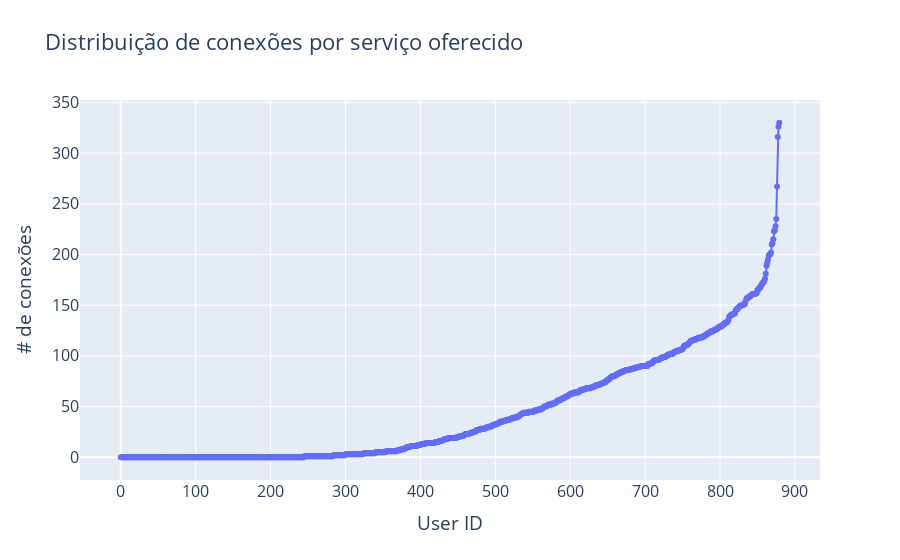

The cell this chart's notebook holds for it:
### Code cell
porpouses_graph = {}

for user, u_skills in users.items():
    user_edges = []
    for user_2, u_skills_2 in users.items():
        if user == user_2: continue
        similarity_count = 0
        for s in u_skills:
            if s in u_skills_2:
                similarity_count += 1
                if similarity_count >= 3:
                    user_edges.append(user_2)
                    break

    porpouses_graph[user] = user_edges

sizes = [len(list(porpouses_graph.values())[i]) for i in porpouses_graph.keys()]

sizes = np.sort(sizes)
users_idx = [i for i in range(len(sizes))]

fig = go.Figure([go.Scatter(
    x=users_idx,
    y=sizes,
    mode="markers+lines"
)])

fig.update_layout(
    title="Distribuição de conexões por serviço oferecido",
    xaxis_title="User ID",
    yaxis_title="# de conexões",
    font=dict(
        size=16
    )
)

fig.show()

### Figure 1 — Plotly figure (JSON) as saved in the notebook; plotly's stock layout.template omitted (floating-point values rounded to 4 significant figures; data arrays with more than 128 entries replaced by an {"elided": "..."} marker saying what was removed)
{"data": [{"mode": "markers+lines", "type": "scatter", "x": {"elided": "880 int values"}, "y": {"elided": "880 int values"}}], "layout": {"font": {"size": 16}, "title": {"text": "Distribuição de conexões por serviço oferecido"}, "xaxis": {"title": {"text": "User ID"}}, "yaxis": {"title": {"text": "# de conexões"}}}}
